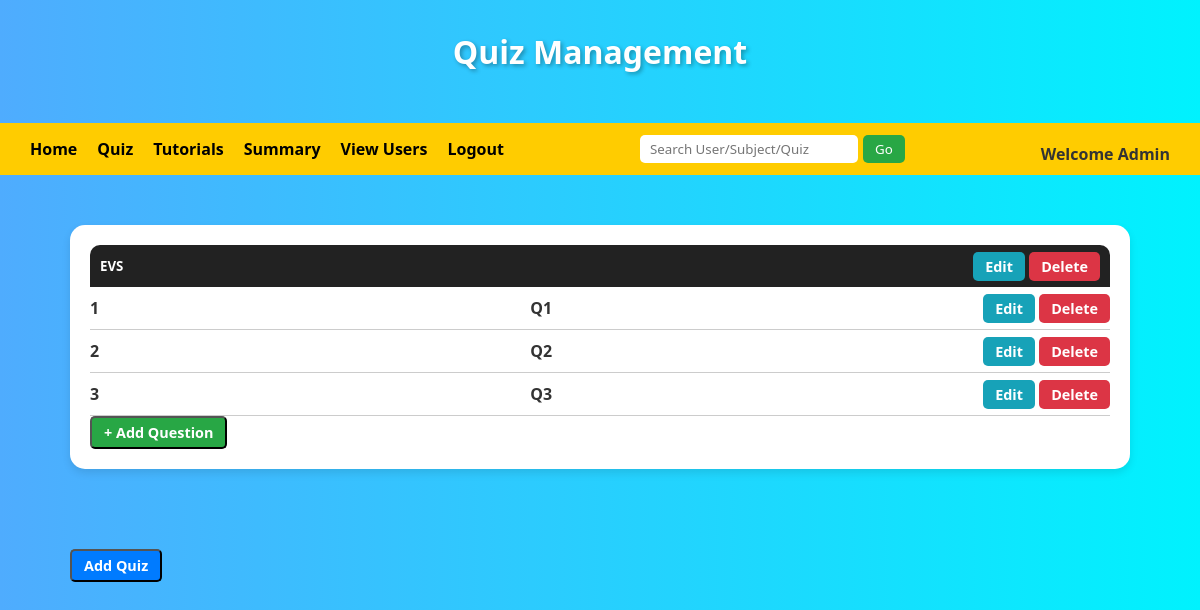
Before: /quiz_Management with the older database file.
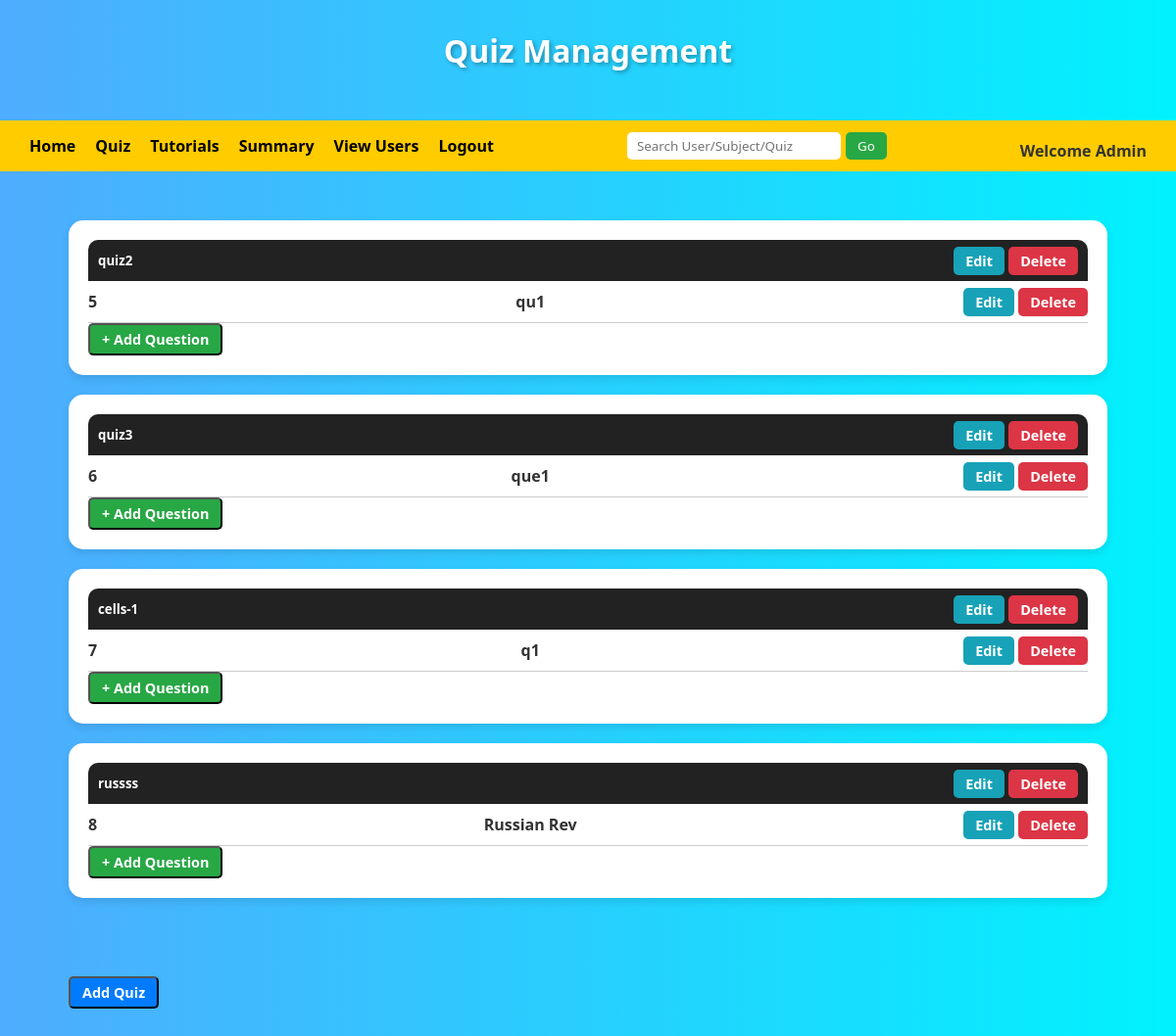
After: the same page with the newer database file.
### app.py (models this page shows)
class Quiz(db.Model):
    __tablename__ = 'quiz'
    quiz_id = db.Column(db.Integer, autoincrement=True, primary_key=True)
    title = db.Column(db.String(20), unique=True, nullable=False)
    date_quiz=db.Column(db.Date, nullable=False)
    time_dur=db.Column(db.Time, nullable=False)
    remarks = db.Column(db.String(50), nullable=False)
    chap_id = db.Column(db.Integer, db.ForeignKey("chapter.chap_id", ondelete="CASCADE"), nullable=False)
    questions = db.relationship("Question", backref='quiz', lazy=True, cascade="all, delete")

class Question(db.Model):
    __tablename__ = 'question'
    q_id = db.Column(db.Integer, autoincrement=True, primary_key=True)
    q_title=db.Column(db.String(50),nullable=False)
    q_statement = db.Column(db.String(100), unique=True, nullable=False)
    opt_1 = db.Column(db.String(50),nullable=False)
    opt_2 = db.Column(db.String(50),nullable=False)
    opt_3 = db.Column(db.String(50),nullable=False)
    opt_4 = db.Column(db.String(50),nullable=False)
    c_opt = db.Column(db.Integer,nullable=False)
    quiz_id = db.Column(db.Integer, db.ForeignKey("quiz.quiz_id", ondelete="CASCADE"), nullable=False)

### app.py (the view)
@app.route('/quiz_Management')
def quiz_Management():
    quiz=Quiz.query.all()
    return render_template('quizManagement.html',quiz=quiz)

### app.py (called while the page is built)
@app.before_request
def create_tables():
    db.create_all()
    if not User.query.filter_by(email="Admin12@gmail.com").first():
        admin=User(name="Admin", email="Admin12@gmail.com", password=generate_password_hash("Silvia06@10"), std=0, dob=datetime.strptime("2006-06-01", "%Y-%m-%d").date(),admin=True)
        db.session.add(admin)
        db.session.commit()

### templates/quizManagement.html (shortened to what this page needs)
<!DOCTYPE html>
<html lang="en">
<head>
</head>
<body>
  <div class="container">
    <h3>Quiz Management</h3>
  </div>
  <nav class="navbar">
    <ul>
      <li><a href="/admin_Dashboard">Home</a></li>
      <li><a href="/quiz_Management">Quiz</a></li>
      <li><a href="/tutorials">Tutorials</a></li>
      <li><a href="/summary">Summary</a></li>
      <li><a href="/viewUsers">View Users</a></li>
      <li><a href="{{url_for('logout')}}">Logout</a></li>
    </ul>
    <form action="{{url_for('admin_search')}}" method="GET">
      <input type="search" placeholder="Search User/Subject/Quiz" name="query" id="ad_search" />
      <button type="submit">Go</button>
    </form>
    <div class="welcome">Welcome Admin</div>
  </nav>
  <div class="container">
    {% for q in quiz %}
    <div class="card">
      <div class="card-header">
        <h5><a href="#" onclick="loadQuizDetails('{{ q.quiz_id }}')">{{ q.title }}</a></h5>
        <span>
          <a href="/editQuiz/{{ q.quiz_id }}" class="btn btn-info">Edit</a>
          <a href="/deleteQuiz/{{ q.quiz_id }}" class="btn btn-danger">Delete</a>
        </span>
      </div>
      <div class="card-body">
        {% for ques in q.questions %}
        <div class="d-flex border-bottom py-2">
          <span><strong>{{ ques.q_id }}</strong></span>
          <span><strong>{{ ques.q_title }}</strong></span>
          <span>
            <a href="/editQuestion/{{ ques.q_id }}" class="btn btn-info">Edit</a>
            <a href="/deleteQuestion/{{ ques.q_id }}" class="btn btn-danger">Delete</a>
          </span>
        </div>
        {% endfor %}
        <form action="{{ url_for('add_question', quiz_id=q.quiz_id) }}" method="POST">
          <button type="submit" class="btn btn-success">+ Add Question</button>
        </form>
      </div>
    </div>
    {% endfor %}
  </div>
  <div class="container text-center">
    <form id="addQuiz" action="{{ url_for('add_quiz') }}">
      <input type="submit" class="btn btn-primary" value="Add Quiz" />
    </form>
  </div>
</body>
</html>

### templates/quizManagement.html (style rules this page uses)
* { box-sizing: border-box; margin: 0; padding: 0; font-family: 'Segoe UI', sans-serif; }
body { background: linear-gradient(to right, #4facfe, #00f2fe); color: #333; min-height: 100vh; }
.navbar { display: flex; justify-content: space-between; align-items: center; padding: 10px 30px; background-color: #ffcc00; flex-wrap: wrap; }
.navbar ul { display: flex; gap: 20px; list-style: none; flex-wrap: wrap; }
.navbar a { text-decoration: none; color: #000; font-weight: bold; transition: 0.3s; }
.navbar form { display: flex; gap: 5px; }
.navbar input[type="search"] { padding: 5px 10px; border-radius: 5px; border: none; outline: none; }
.navbar button { background: #28a745; color: white; border: none; padding: 5px 12px; border-radius: 5px; cursor: pointer; }
.welcome { color: #333; font-weight: bold; margin-top: 10px; }
.container { max-width: 1100px; margin: auto; padding: 30px 20px; }
h3 { text-align: center; color: white; margin-bottom: 20px; font-size: 2rem; text-shadow: 2px 2px 4px #00000050; }
.card { background: white; border-radius: 15px; padding: 20px; margin: 20px 0; box-shadow: 0 4px 8px rgba(0, 0, 0, 0.1); transition: 0.3s; }
.card-header { background: #222; color: white; padding: 10px; border-radius: 10px 10px 0 0; display: flex; justify-content: space-between; align-items: center; }
.card-header h5 a { color: white; text-decoration: none; }
.btn { padding: 5px 12px; border-radius: 5px; text-decoration: none; font-size: 0.9rem; font-weight: bold; cursor: pointer; transition: 0.2s; }
.btn-info { background-color: #17a2b8; color: white; }
.btn-danger { background-color: #dc3545; color: white; }
.btn-success { background-color: #28a745; color: white; }
.btn-primary { background-color: #007bff; color: white; }
.d-flex { display: flex; justify-content: space-between; align-items: center; }
.border-bottom { border-bottom: 1px solid #ccc; }
.py-2 { padding: 10px 0; }

Changed rows visible on the page:
removed Quiz: title "EVS"
removed Question: q_id "1", q_title "Q1", shown under "EVS"
removed Question: q_id "2", q_title "Q2", shown under "EVS"
removed Question: q_id "3", q_title "Q3", shown under "EVS"
added Quiz: title "quiz2"
added Question: q_id "5", q_title "qu1", shown under "quiz2"
added Quiz: title "quiz3"
added Question: q_id "6", q_title "que1", shown under "quiz3"
added Quiz: title "cells-1"
added Question: q_id "7", q_title "q1", shown under "cells-1"
added Quiz: title "russss"
added Question: q_id "8", q_title "Russian Rev", shown under "russss"
